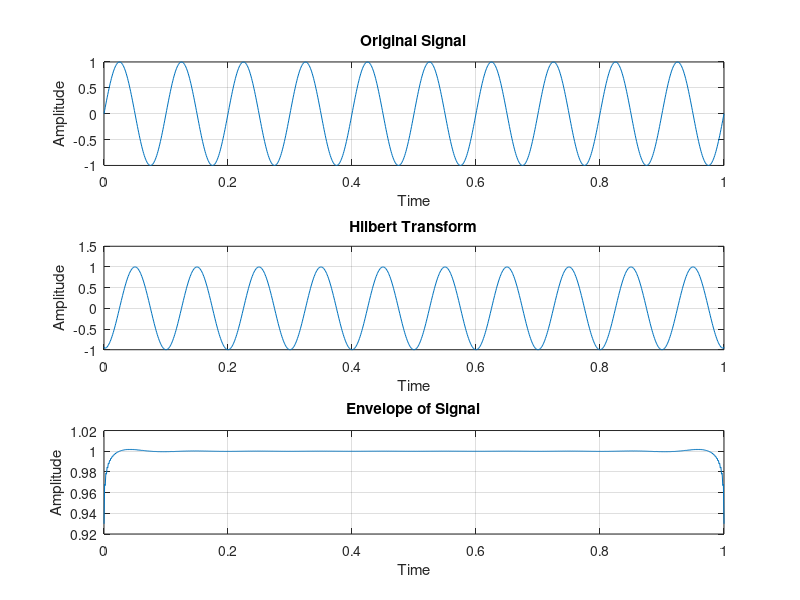

The MATLAB script that drew this image:
clc;
clear;
close all;


t = 0:0.001:1;
f = 10;
x = sin(2*pi*f*t);
xh = hilbert(x);

subplot(3,1,1);
plot(t,x);
title('Original Signal');
xlabel('Time');
ylabel('Amplitude');
grid on;
subplot(3,1,2);
plot(t,imag(xh));
title('Hilbert Transform');
xlabel('Time');
ylabel('Amplitude');
grid on;
subplot(3,1,3);
plot(t,abs(xh));
title('Envelope of Signal');
xlabel('Time');
ylabel('Amplitude');
grid on;
